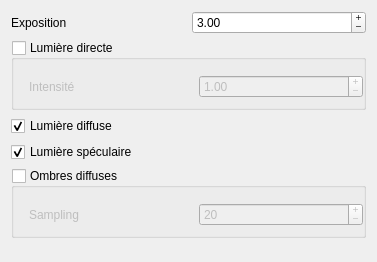
       <widget class="QWidget" name="page_8">
        <property name="geometry">
         <rect>
          <x>0</x>
          <y>0</y>
          <width>377</width>
          <height>262</height>
         </rect>
        </property>
        <attribute name="icon">
         <iconset>
          <normalon>../../.designer/backup/Raytracer/raytracer-42/quitter.png</normalon>
         </iconset>
        </attribute>
        <attribute name="label">
         <string>Lumières</string>
        </attribute>
        <layout class="QVBoxLayout" name="verticalLayout">
         <item>
          <widget class="QWidget" name="widget_2" native="true">
           <layout class="QGridLayout" name="gridLayout_14">
            <property name="margin">
             <number>0</number>
            </property>
            <item row="0" column="0">
             <widget class="QLabel" name="label_7">
              <property name="text">
               <string>Exposition</string>
              </property>
             </widget>
            </item>
            <item row="0" column="1">
             <widget class="QDoubleSpinBox" name="_exposure">
              <property name="buttonSymbols">
               <enum>QAbstractSpinBox::PlusMinus</enum>
              </property>
              <property name="maximum">
               <double>100.000000000000000</double>
              </property>
              <property name="singleStep">
               <double>0.100000000000000</double>
              </property>
              <property name="value">
               <double>3.000000000000000</double>
              </property>
             </widget>
            </item>
            <item row="3" column="0" colspan="2">
             <widget class="QCheckBox" name="_specularLighting">
              <property name="text">
               <string>Lumière spéculaire</string>
              </property>
              <property name="checked">
               <bool>true</bool>
              </property>
             </widget>
            </item>
            <item row="5" column="0">
             <spacer name="verticalSpacer">
              <property name="orientation">
               <enum>Qt::Vertical</enum>
              </property>
              <property name="sizeHint" stdset="0">
               <size>
                <width>20</width>
                <height>40</height>
               </size>
              </property>
             </spacer>
            </item>
            <item row="4" column="0" colspan="2">
             <widget class="QGroupBox" name="_diffuseShading">
              <property name="title">
               <string>Ombres diffuses</string>
              </property>
              <property name="checkable">
               <bool>true</bool>
              </property>
              <property name="checked">
               <bool>false</bool>
              </property>
              <layout class="QGridLayout" name="gridLayout_10">
               <property name="leftMargin">
                <number>15</number>
               </property>
               <property name="topMargin">
                <number>15</number>
               </property>
               <property name="rightMargin">
                <number>0</number>
               </property>
               <item row="0" column="1">
                <widget class="QSpinBox" name="_diffuseShadingSampling">
                 <property name="buttonSymbols">
                  <enum>QAbstractSpinBox::PlusMinus</enum>
                 </property>
                 <property name="minimum">
                  <number>1</number>
                 </property>
                 <property name="maximum">
                  <number>10000</number>
                 </property>
                 <property name="value">
                  <number>20</number>
                 </property>
                </widget>
               </item>
               <item row="0" column="0">
                <widget class="QLabel" name="label_9">
                 <property name="text">
                  <string>Sampling</string>
                 </property>
                </widget>
               </item>
              </layout>
             </widget>
            </item>
            <item row="2" column="0">
             <widget class="QCheckBox" name="_diffuseLighting">
              <property name="text">
               <string>Lumière diffuse</string>
              </property>
              <property name="checked">
               <bool>true</bool>
              </property>
             </widget>
            </item>
            <item row="1" column="0" colspan="2">
             <widget class="QGroupBox" name="_directLighting">
              <property name="title">
               <string>Lumière directe</string>
              </property>
              <property name="checkable">
               <bool>true</bool>
              </property>
              <property name="checked">
               <bool>false</bool>
              </property>
              <layout class="QGridLayout" name="gridLayout_8">
               <property name="leftMargin">
                <number>15</number>
               </property>
               <property name="topMargin">
                <number>15</number>
               </property>
               <property name="rightMargin">
                <number>0</number>
               </property>
               <item row="0" column="1">
                <widget class="QDoubleSpinBox" name="_directLightingIntensity">
                 <property name="buttonSymbols">
                  <enum>QAbstractSpinBox::PlusMinus</enum>
                 </property>
                 <property name="maximum">
                  <double>2.000000000000000</double>
                 </property>
                 <property name="singleStep">
                  <double>0.010000000000000</double>
                 </property>
                 <property name="value">
                  <double>1.000000000000000</double>
                 </property>
                </widget>
               </item>
               <item row="0" column="0">
                <widget class="QLabel" name="label_8">
                 <property name="text">
                  <string>Intensité</string>
                 </property>
                </widget>
               </item>
              </layout>
             </widget>
            </item>
           </layout>
          </widget>
         </item>
        </layout>
       </widget>
